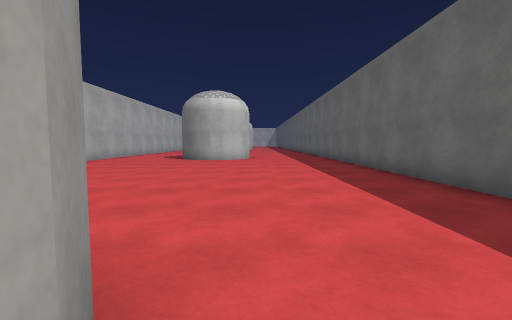
[1] (above)

21 first-person views from a walk through a 3-D level made in the Unity game engine. The camera is 1.3 m above the floor, tilts 4° down and sees 90° across. The floor is counted in squares, 1.8 m on a side. Each view is taken from the middle of a square. On the plan, view 1 faces up. The plan holds only what a view shows up to about 9 squares ahead; the rest is blank. The place goes on beyond the plan. The player character is not drawn. Surface patterns are stand-ins for the level's own textures.

[2]
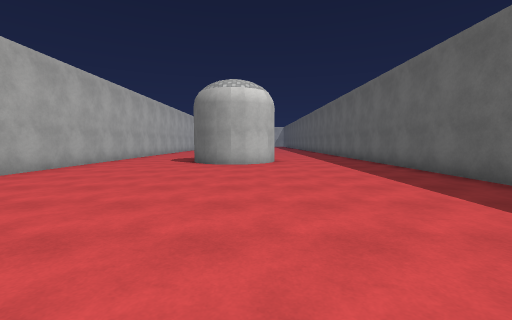

[3]
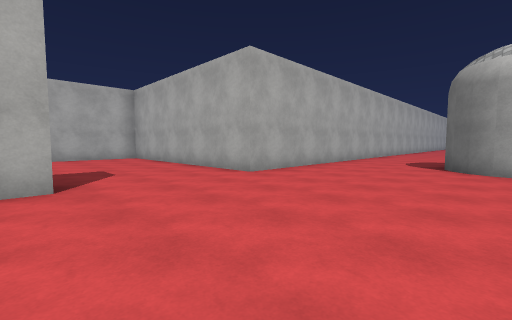

[4]
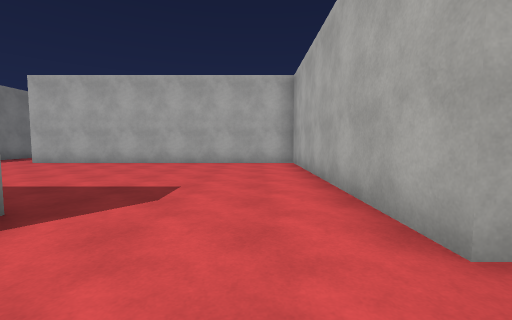

[5]
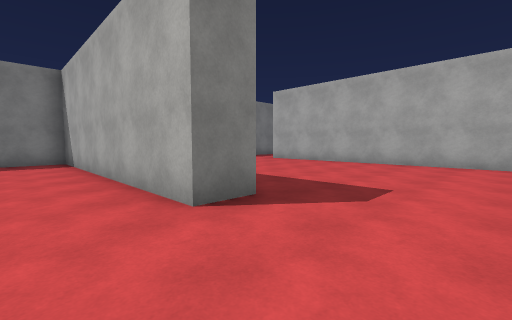

[6]
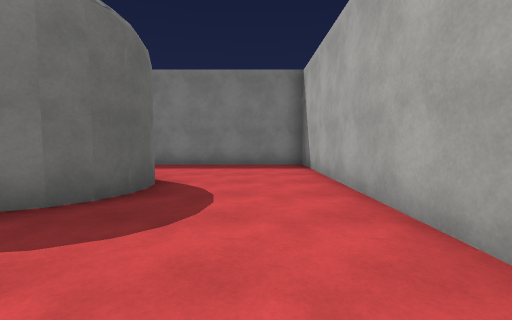

[7]
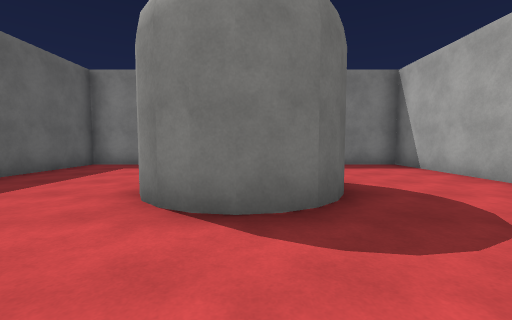

[8]
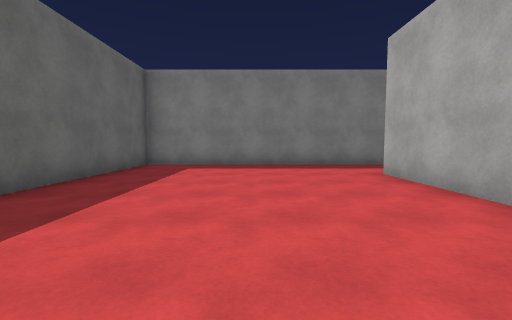

[9]
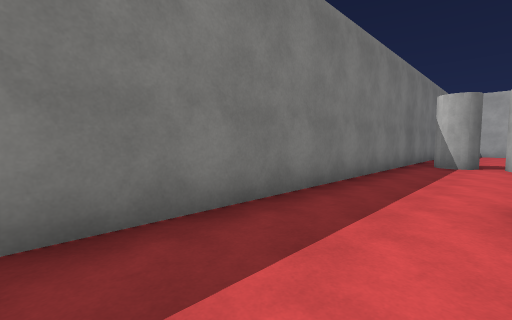

[10]
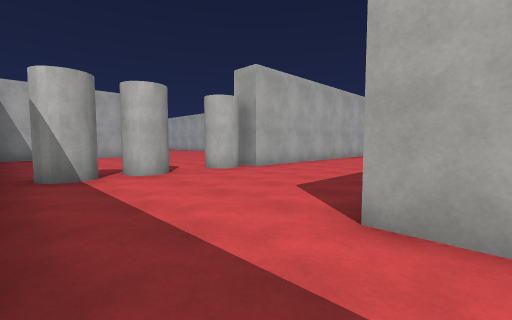

[11]
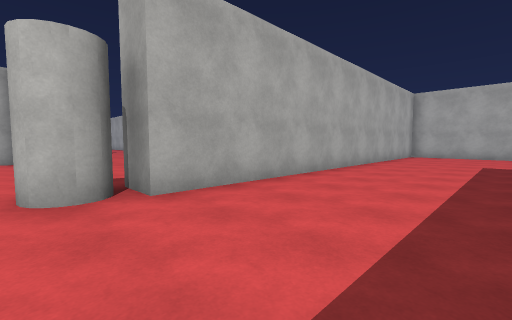

[12]
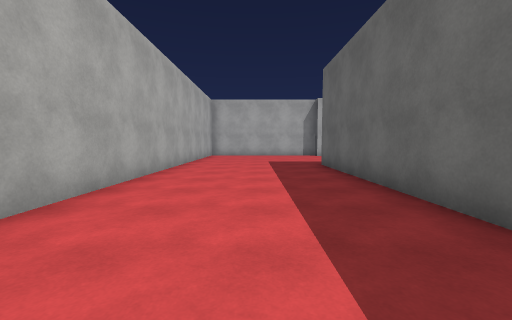

[13]
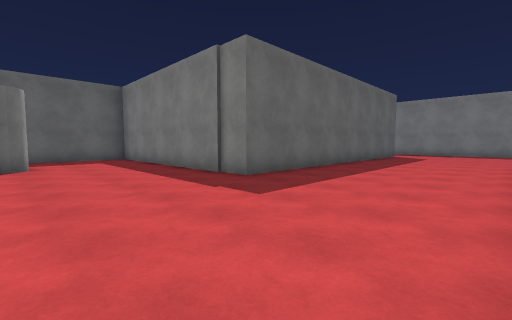

[14]
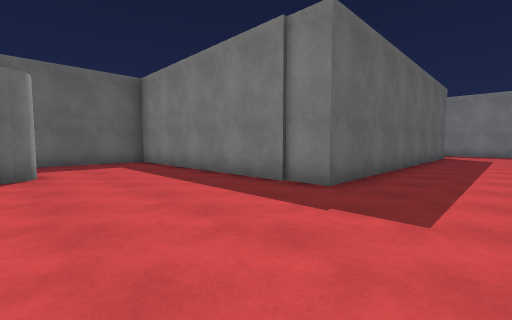

[15]
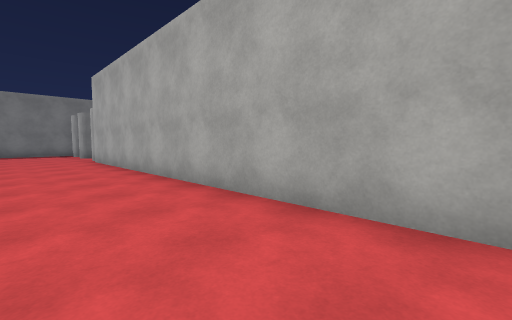

[16]
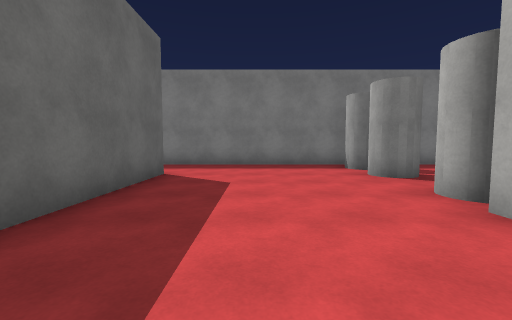

[17]
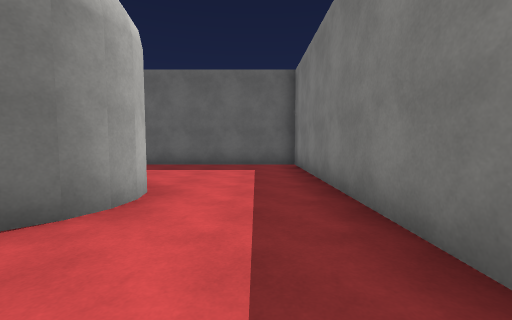

[18]
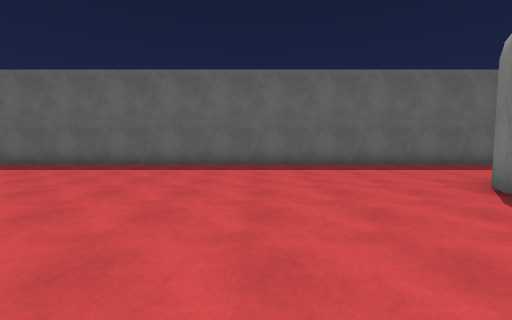

[19]
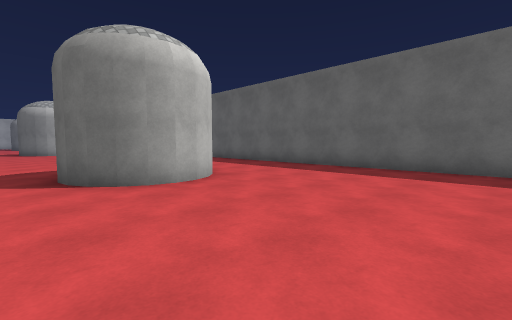

[20]
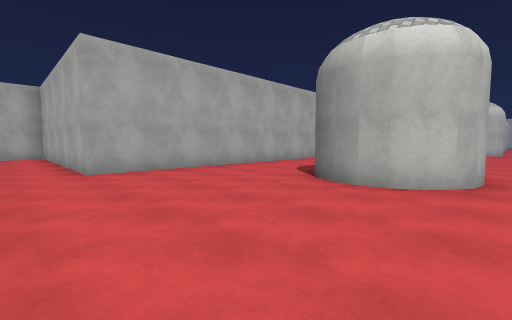

[21]
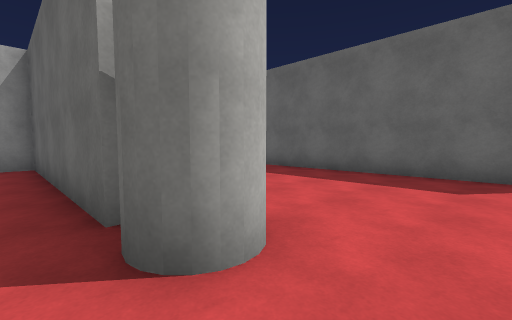

### Floor plan
Points are (right, up) in squares from view 1. A wall is a line through its corners. A room is listed if a view was taken in it or the views show most of it. See-through windows are left out.
Room 1 (views 1, 2, 3, 4, 5, 6, 7, 8, 9, 10, 11, 12, 13, 14, 15, 16, 17, 18, 19, 20, 21)
walls: (-7.5, 3.5) (-6.5, 3.5) (-6.5, -4.2) (3.3, -4.2) (3.3, 12.5); (-7.5, 8.6) (-7.5, 11.4); (-3.2, 0.7) (-2.5, 1.4) (-1.6, 1.5) (-0.7, 1.1) (-0.3, 0.4); (-2.9, 1.1) (-2.3, 1.4); (-3.3, 0.2) (-3, 0.9); (-1.8, 1.5) (-1.1, 1.4) (-0.5, 0.8); (-2.5, -1.4) (-3.2, -0.7) (-3.3, 0) (-3.2, 0.5); (-6.5, 12.4) (-6.5, 7.3) (-13.9, 7.3) (-13.9, -1.8) (-14.9, -1.8) (-14.9, 8.3) (-7.9, 8.3); (-2, -1.5) (-2.7, -1.2); (-2.7, 10.5) (-3.2, 11); (-3, 10.8) (-3.2, 11.2) (-3.3, 11.7); (-1.3, -1.4) (-1.8, -1.5) (-2.3, -1.4); (-1.6, 10.2) (-2.5, 10.3); (-0.4, 11) (-0.9, 10.5); (-0.3, 11.8) (-0.4, 11.2) (-0.7, 10.6) (-1.3, 10.3) (-2, 10.2) (-2.9, 10.6); (-20.4, 1.4) (-20.4, 7.6) (-21.1, 7.6); (-19.4, 12.1) (-19.4, 1.4); (-21.5, -4.2) (-7.5, -4.2) (-7.5, 0.6)
objects: cylinder (-20, -3); cylinder (-20, -2) to (-20, -1); cylinder (-20, 0) to (-20, 1); cylinder (-11, 12) to (-10, 12)

Positions as (right, up) in squares from view 1, and headings:
1: (0, 0), facing up
2: (-1, 2), facing up
3: (-2, 3), facing up-left
4: (-5, 6), facing left
5: (-5, 6), facing down-left
6: (-5, 4), facing down
7: (-2, 4), facing down
8: (-11, 4), facing down
9: (-11, -2), facing down-left
10: (-14, -4), facing up-left
11: (-16, 0), facing up-left
12: (-17, 0), facing up
13: (-19, 12), facing down-right
14: (-17, 12), facing down-right
15: (-17, 12), facing down-left
16: (-17, 4), facing down
17: (-5, -3), facing right
18: (-5, 5), facing right
19: (-4, 6), facing up-right
20: (0, 6), facing up-left
21: (-21, -1), facing up-right
